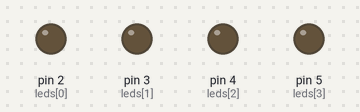
Bench run of a sketch on a simulated Arduino Uno, built with avr-gcc and run on an emulated ATmega328P. Parts: output pins drawn as LEDs (lit = HIGH).

Above: at 0.5 s.
At 2.5 s:
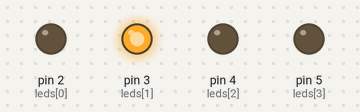
At 4.5 s:
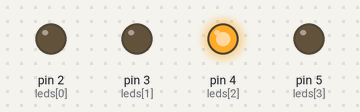
At 9.5 s:
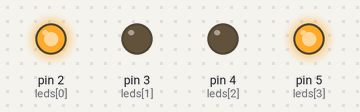
At 14.5 s:
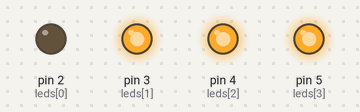
At 19.5 s:
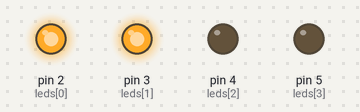
Timing chart, 0 to 20.8 s (numbered marks = the images above):
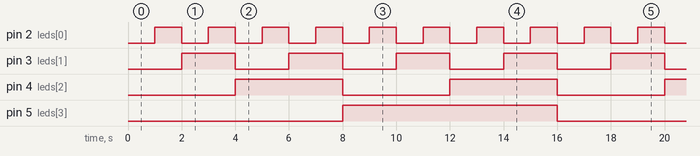

The sketch:

4_Bit_Binary_LED_Display.ino
```cpp
int leds[4] = {2, 3, 4, 5};
void setup() {
  for (int i = 0; i < 4; i++){
    pinMode(leds[i], OUTPUT);
  }
}
void loop() {
  for (int num = 0; num < 16; num++) {
    for (int bit = 0; bit < 4; bit++) {
      digitalWrite(leds[bit], (num >> bit) & 1);
    }
    delay(1000);
  }
}
```

Measured:
- by itself, pin 2 (leds[0]): alternates HIGH for 1.0 s and LOW for 1.0 s
- by itself, pin 3 (leds[1]): alternates HIGH for 2.0 s and LOW for 2.0 s
- by itself, pin 4 (leds[2]): alternates HIGH for 4.0 s and LOW for 4.0 s
- by itself, pin 5 (leds[3]): alternates HIGH for 8.0 s and LOW for 8.0 s
